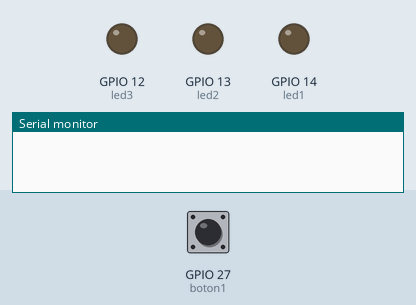
This sketch was run on a simulated ESP32. Parts: output pins drawn as LEDs (lit = HIGH), the last lines printed to the serial monitor. The inputs (shaded band) are chosen by the test bench; at power-on: GPIO 27 (boton1) HIGH.

Above: at 1.2 s.
1.3 s: GPIO 27 (boton1) pulled LOW for 0.15 s
At 1.37 s:
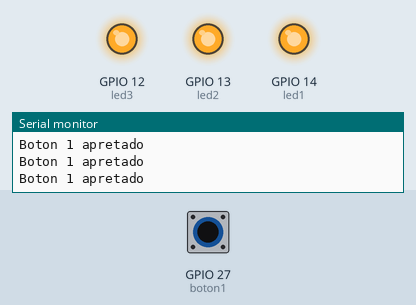
2.9 s: GPIO 27 (boton1) pulled LOW for 3.2 s
At 7.3 s:
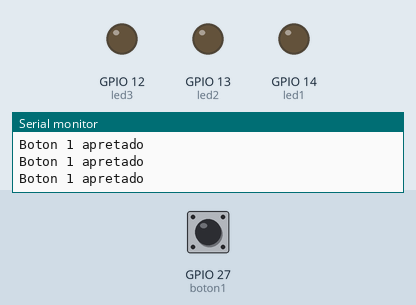
7.6 s: GPIO 27 (boton1) driven LOW
At 8.1 s:
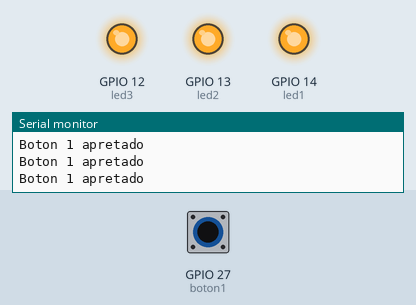
10.6 s: GPIO 27 (boton1) driven HIGH
At 11.9 s:
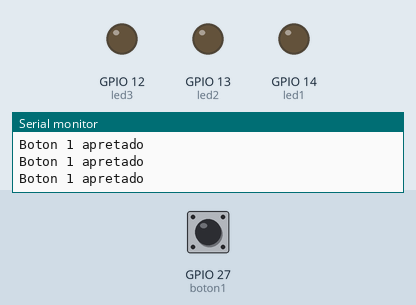
Timing chart, 0 to 13.1 s (numbered marks = the images above; inputs shaded):
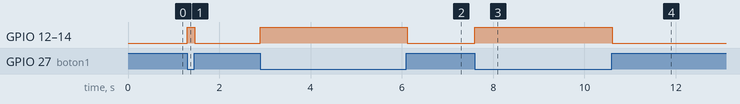

Measured:
- after the input at 1.3 s, GPIO 12 (led3), GPIO 13 (led2), GPIO 14 (led1): LOW → HIGH at once, → LOW 0.16 s later
- after the input at 2.9 s, GPIO 12 (led3), GPIO 13 (led2), GPIO 14 (led1): LOW → HIGH at once, → LOW 3.2 s later
- after the input at 7.6 s, GPIO 12 (led3), GPIO 13 (led2), GPIO 14 (led1): LOW → HIGH at once
- after the input at 10.6 s, GPIO 12 (led3), GPIO 13 (led2), GPIO 14 (led1): HIGH → LOW at once

The sketch:

Prueba_Boton_Led_Buzzer.ino
```cpp
#define apretado 0
#define no_apretado 1
#define boton1 27 //33: abajo(funciona al revez), 32:atras , 25: arriba, 26: adelante , 27: aceptar
#define led1 14
#define led2 13
#define led3 12
#define buzzer 12
int estadoBoton1;

void setup() {
  pinMode(boton1, INPUT_PULLUP);
  pinMode(led1, OUTPUT);
  pinMode(led2, OUTPUT);
  pinMode(led3, OUTPUT);
  pinMode(buzzer, OUTPUT);
  Serial.begin(9600);
}

void loop() {
  estadoBoton1 = digitalRead(boton1);
  if (estadoBoton1 == apretado) {
    Serial.println("Boton 1 apretado");
    digitalWrite(buzzer, HIGH);
    digitalWrite(led1, HIGH);
    digitalWrite(led2, HIGH);
    digitalWrite(led3, HIGH);
  } else {
    digitalWrite(buzzer, LOW);
    digitalWrite(led1, LOW);
    digitalWrite(led2, LOW);
    digitalWrite(led3, LOW);
  }
}
```
